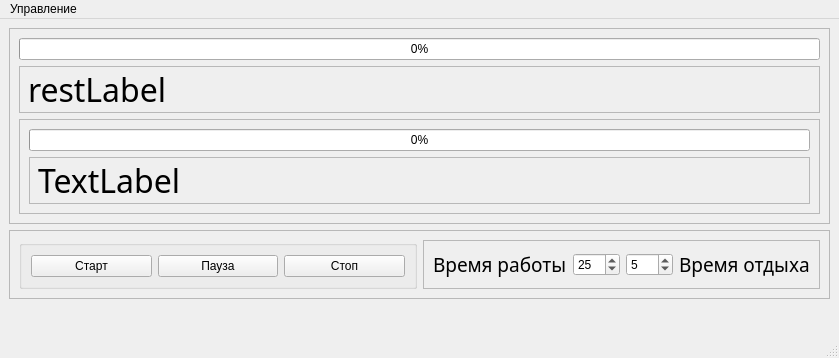
<?xml version="1.0" encoding="UTF-8"?>
<ui version="4.0">
 <class>MainWindow</class>
 <widget class="QMainWindow" name="MainWindow">
  <property name="geometry">
   <rect>
    <x>0</x>
    <y>0</y>
    <width>839</width>
    <height>358</height>
   </rect>
  </property>
  <property name="windowTitle">
   <string>MainWindow</string>
  </property>
  <widget class="QWidget" name="centralwidget">
   <layout class="QVBoxLayout" name="verticalLayout_3">
    <item>
     <widget class="QFrame" name="frame">
      <property name="frameShape">
       <enum>QFrame::StyledPanel</enum>
      </property>
      <property name="frameShadow">
       <enum>QFrame::Raised</enum>
      </property>
      <layout class="QVBoxLayout" name="verticalLayout_2">
       <item>
        <widget class="QProgressBar" name="progressBar">
         <property name="cursor">
          <cursorShape>IBeamCursor</cursorShape>
         </property>
         <property name="value">
          <number>0</number>
         </property>
        </widget>
       </item>
       <item>
        <widget class="QLabel" name="label_info">
         <property name="font">
          <font>
           <family>Noto Sans</family>
           <pointsize>24</pointsize>
          </font>
         </property>
         <property name="frameShape">
          <enum>QFrame::StyledPanel</enum>
         </property>
         <property name="text">
          <string>restLabel</string>
         </property>
        </widget>
       </item>
       <item>
        <widget class="QFrame" name="frame_4">
         <property name="frameShape">
          <enum>QFrame::StyledPanel</enum>
         </property>
         <property name="frameShadow">
          <enum>QFrame::Raised</enum>
         </property>
         <layout class="QVBoxLayout" name="verticalLayout">
          <item>
           <widget class="QProgressBar" name="Bar_work">
            <property name="cursor">
             <cursorShape>IBeamCursor</cursorShape>
            </property>
            <property name="autoFillBackground">
             <bool>true</bool>
            </property>
            <property name="value">
             <number>0</number>
            </property>
            <property name="textVisible">
             <bool>true</bool>
            </property>
            <property name="invertedAppearance">
             <bool>false</bool>
            </property>
            <property name="textDirection">
             <enum>QProgressBar::TopToBottom</enum>
            </property>
           </widget>
          </item>
          <item>
           <widget class="QLabel" name="label_time">
            <property name="font">
             <font>
              <family>Noto Sans</family>
              <pointsize>24</pointsize>
             </font>
            </property>
            <property name="frameShape">
             <enum>QFrame::StyledPanel</enum>
            </property>
            <property name="text">
             <string>TextLabel</string>
            </property>
            <property name="textFormat">
             <enum>Qt::RichText</enum>
            </property>
           </widget>
          </item>
         </layout>
        </widget>
       </item>
      </layout>
     </widget>
    </item>
    <item>
     <widget class="QFrame" name="frame_2">
      <property name="frameShape">
       <enum>QFrame::StyledPanel</enum>
      </property>
      <property name="frameShadow">
       <enum>QFrame::Raised</enum>
      </property>
      <layout class="QHBoxLayout" name="horizontalLayout_2">
       <item>
        <widget class="QGroupBox" name="groupBox">
         <property name="title">
          <string/>
         </property>
         <layout class="QHBoxLayout" name="horizontalLayout">
          <item>
           <widget class="QPushButton" name="btn_start">
            <property name="cursor">
             <cursorShape>PointingHandCursor</cursorShape>
            </property>
            <property name="text">
             <string>Старт</string>
            </property>
           </widget>
          </item>
          <item>
           <widget class="QPushButton" name="btn_pause">
            <property name="cursor">
             <cursorShape>PointingHandCursor</cursorShape>
            </property>
            <property name="text">
             <string>Пауза</string>
            </property>
           </widget>
          </item>
          <item>
           <widget class="QPushButton" name="btn_stop">
            <property name="cursor">
             <cursorShape>PointingHandCursor</cursorShape>
            </property>
            <property name="text">
             <string>Стоп</string>
            </property>
           </widget>
          </item>
         </layout>
        </widget>
       </item>
       <item>
        <widget class="QFrame" name="frame_3">
         <property name="frameShape">
          <enum>QFrame::StyledPanel</enum>
         </property>
         <property name="frameShadow">
          <enum>QFrame::Raised</enum>
         </property>
         <layout class="QHBoxLayout" name="horizontalLayout_3">
          <item>
           <widget class="QLabel" name="label">
            <property name="font">
             <font>
              <family>Noto Sans</family>
              <pointsize>14</pointsize>
             </font>
            </property>
            <property name="cursor">
             <cursorShape>IBeamCursor</cursorShape>
            </property>
            <property name="acceptDrops">
             <bool>false</bool>
            </property>
            <property name="toolTip">
             <string>&lt;html&gt;&lt;head/&gt;&lt;body&gt;&lt;p align=&quot;center&quot;&gt;&lt;br/&gt;&lt;/p&gt;&lt;/body&gt;&lt;/html&gt;</string>
            </property>
            <property name="text">
             <string>Время работы</string>
            </property>
           </widget>
          </item>
          <item>
           <widget class="QSpinBox" name="spin_work">
            <property name="cursor">
             <cursorShape>PointingHandCursor</cursorShape>
            </property>
            <property name="minimum">
             <number>1</number>
            </property>
            <property name="maximum">
             <number>59</number>
            </property>
            <property name="value">
             <number>25</number>
            </property>
           </widget>
          </item>
          <item>
           <widget class="QSpinBox" name="spin_rest">
            <property name="minimum">
             <number>1</number>
            </property>
            <property name="maximum">
             <number>59</number>
            </property>
            <property name="value">
             <number>5</number>
            </property>
           </widget>
          </item>
          <item>
           <widget class="QLabel" name="label_2">
            <property name="font">
             <font>
              <family>Noto Sans</family>
              <pointsize>14</pointsize>
             </font>
            </property>
            <property name="cursor">
             <cursorShape>IBeamCursor</cursorShape>
            </property>
            <property name="text">
             <string>Время отдыха</string>
            </property>
           </widget>
          </item>
         </layout>
        </widget>
       </item>
      </layout>
     </widget>
    </item>
    <item>
     <spacer name="verticalSpacer">
      <property name="orientation">
       <enum>Qt::Vertical</enum>
      </property>
      <property name="sizeHint" stdset="0">
       <size>
        <width>20</width>
        <height>40</height>
       </size>
      </property>
     </spacer>
    </item>
   </layout>
  </widget>
  <widget class="QMenuBar" name="menubar">
   <property name="geometry">
    <rect>
     <x>0</x>
     <y>0</y>
     <width>839</width>
     <height>23</height>
    </rect>
   </property>
   <widget class="QMenu" name="menu">
    <property name="cursor">
     <cursorShape>PointingHandCursor</cursorShape>
    </property>
    <property name="title">
     <string>Управление</string>
    </property>
    <addaction name="mn_font"/>
    <addaction name="separator"/>
    <addaction name="mn_quit"/>
   </widget>
   <addaction name="menu"/>
  </widget>
  <widget class="QStatusBar" name="statusbar"/>
  <action name="mn_quit">
   <property name="text">
    <string>Выход</string>
   </property>
  </action>
  <action name="mn_font">
   <property name="text">
    <string>Выбор шрифта</string>
   </property>
  </action>
 </widget>
 <resources/>
 <connections/>
</ui>
